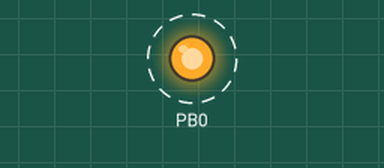
Recording of a program running on a simulated ATmega32, built with avr-gcc and emulated at 1 MHz. Shown: output pins drawn as LEDs (lit = HIGH). Dashed ring = blinking.

Above: at 0.07 s.
Timing chart, 0 to 3.0 s (numbered marks = the images above):
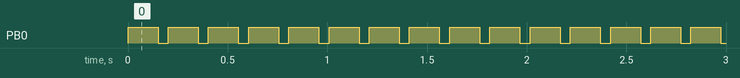

The program:

main.c
```c
#define F_CPU 1000000				// Ustawiam czêstotliwo æ na zgodn¹ z zestawem w laboratorium

#include <avr/io.h>					// Do³¹czam biblioteki do obs³ugi portów i opó nieñ
#include <util/delay.h>

int main(void)
{
	DDRB = 0x01;					// Ustawiam PORTB jako wyj cie
	PORTB = 0x01;				// W³¹czam LED

	OCR0 = 146;				// ustawiam timer na odliczenie 150ms

	TCCR0 |= 0x0D;				// W³¹czam timer z preskalerem 1/1024 w trybie CTC

	while (1)
	{
		if(TIFR & 1 << OCF0)			// Sprawdzam czy timer odliczy³ wymagan¹ ilo æ czasu
		{
			TIFR |= 1 << OCF0;			// Zerujê flagê porówniania
			if(PORTB)					// Je¿eli LED jest zapalony
			{
				PORTB = 0x00;				// Wy³¹czam LED
				OCR0 = 49;				// ustawiam timer na odliczenie 50ms
			}
			else
			{
				PORTB = 0x01;				// W³¹czam LED
				OCR0 = 146;				// ustawiam timer na odliczenie 150ms
			}
		}
	}
}
```

Measured:
- by itself, PB0: alternates HIGH for 0.15 s and LOW for 0.05 s
